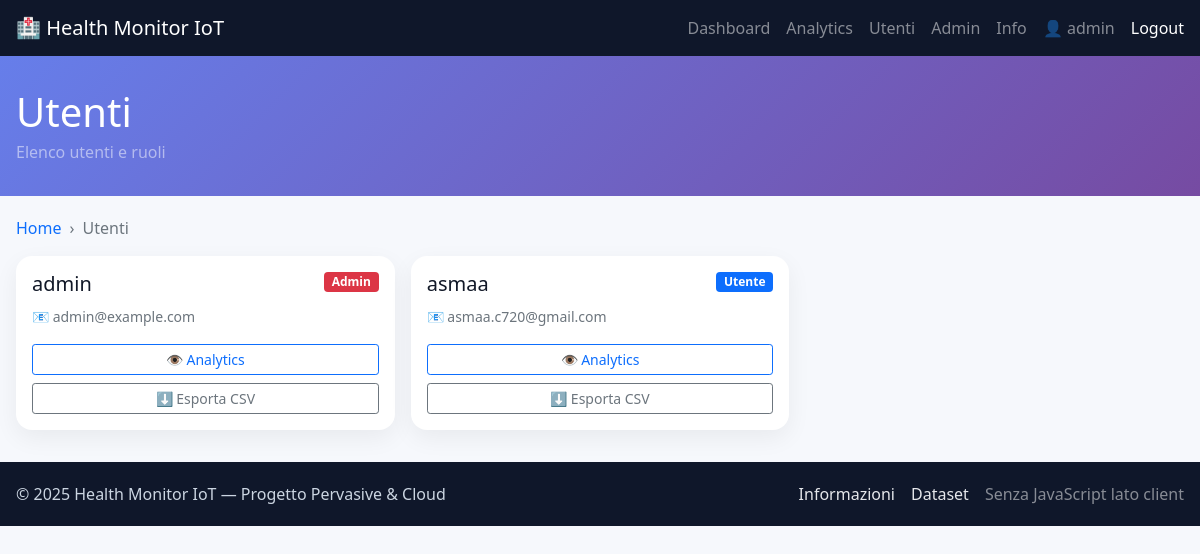
The app's page /users (signed in) with its own data.
### tables this page shows
CREATE TABLE users(
            id INTEGER PRIMARY KEY AUTOINCREMENT,
            username TEXT UNIQUE,
            email TEXT,
            password_hash TEXT,
            role TEXT DEFAULT 'user',
            created_at TIMESTAMP DEFAULT CURRENT_TIMESTAMP
        );

### app.py (the view, shortened to what this page needs)
@app.route('/users')
@login_required
def users_page():
    if current_user.is_admin():
        users = all_users()
    return render_template('users.html', users=users)

### app.py (called while the page is built)
@login_manager.user_loader
def load_user(user_id):
    row = query_one('SELECT * FROM users WHERE id=?', (user_id,))
    if not row:
        return None
    return User(row['id'], row['username'], row['email'], row['role'])

### auth.py (called while the page is built)
def all_users():
    return query_all('SELECT id, username, email, role, created_at FROM users ORDER BY username')

    def is_admin(self):
        return (self.role or '').lower() == 'admin'

### db.py (called while the page is built)
@contextmanager
def get_conn():
    con = sqlite3.connect(config.DATABASE_URL, check_same_thread=False)
    try:
        yield con
    finally:
        con.close()

def query_all(sql, params=()):
    with get_conn() as con:
        cur = con.cursor()
        cur.execute(sql, params)
        rows = cur.fetchall()
        cols = [d[0] for d in cur.description]
        return [dict(zip(cols, r)) for r in rows]

def query_one(sql, params=()):
    rows = query_all(sql, params)
    return rows[0] if rows else None

### templates/users.html
{% extends 'base.html' %}
{% set title = 'Utenti' %}
{% set subtitle = 'Elenco utenti e ruoli' %}
{% block content %}
<div class="page-wrap">
  <nav aria-label="breadcrumb" class="mb-3">
    <ol class="breadcrumb"><li class="breadcrumb-item"><a href="/">Home</a></li><li class="breadcrumb-item active">Utenti</li></ol>
  </nav>
  {% if users and users|length > 0 %}
  <div class="row g-3">
    {% for u in users %}
    {% set name = u.username or u['username'] %}
    {% set email = u.email or u['email'] %}
    {% set role = (u.role if u.role is defined else u['role']) or 'user' %}
    <div class="col-md-4">
      <div class="card h-100">
        <div class="card-body">
          <div class="d-flex justify-content-between align-items-start">
            <h5 class="card-title mb-0">{{ name }}</h5>
            {% if role|lower == 'admin' %}
              <span class="badge bg-danger">Admin</span>
            {% else %}
              <span class="badge bg-primary">Utente</span>
            {% endif %}
          </div>
          <p class="card-text mt-2"><small class="text-muted">📧 {{ email }}</small></p>
          <div class="d-grid gap-2">
            <a href="/analytics?user_id={{ name }}" class="btn btn-outline-primary btn-sm">👁️ Analytics</a>
            <a href="/admin/export_user_csv?username={{ name }}" class="btn btn-outline-secondary btn-sm">⬇️ Esporta CSV</a>
          </div>
        </div>
      </div>
    </div>
    {% endfor %}
  </div>
  {% else %}
    <div class="empty">Nessun utente disponibile.</div>
  {% endif %}
</div>
{% endblock %}

### templates/base.html (shortened to what this page needs)
<!doctype html>
<html lang="it">
<head>
  <link href="https://cdn.jsdelivr.net/npm/bootstrap@5.1.3/dist/css/bootstrap.min.css" rel="stylesheet">
</head>
<body>
  <nav class="navbar navbar-dark">
    <div class="container-fluid page-wrap">
      <a class="navbar-brand fw-semibold" href="/">🏥 Health Monitor IoT</a>
      <div class="d-flex align-items-center gap-3">
        <a class="text-white-50" href="/dashboard">Dashboard</a>
        <a class="text-white-50" href="/analytics">Analytics</a>
        <a class="text-white-50" href="/users">Utenti</a>
        <a class="text-white-50" href="/admin">Admin</a>
        <a class="text-white-50" href="/about">Info</a>
        {% if current_user.is_authenticated %}
          <span class="text-white-50">👤 {{ current_user.username }}</span>
          <a class="text-white" href="/logout">Logout</a>
        {% else %}
          <a class="text-white" href="/login">Login</a>
        {% endif %}
      </div>
    </div>
  </nav>
  {% if title %}
  <div class="hero">
    <div class="page-wrap">
      <h1 class="mb-1">{{ title }}</h1>
      {% if subtitle %}<p class="mb-0 text-white-50">{{ subtitle }}</p>{% endif %}
    </div>
  </div>
  {% endif %}
  {% block content %}{% endblock %}
  <footer>
    <div class="page-wrap d-flex justify-content-between flex-wrap gap-2">
      <div>© {{ 2025 }} Health Monitor IoT — Progetto Pervasive & Cloud</div>
      <div class="d-flex gap-3">
        <a href="/about">Informazioni</a>
        <a href="https://www.esense.io/datasets/fatigueset/" target="_blank" rel="noreferrer">Dataset</a>
        <span class="text-white-50">Senza JavaScript lato client</span>
      </div>
    </div>
  </footer>
</body>
</html>

### templates/base.html (style rules this page uses)
:root { --brand:#764ba2; --brand2:#667eea; }
body { background: #f6f8fc; color: #111827; }
a { text-decoration: none; }
.navbar-dark { background: #0f172a !important; }
.hero { background: linear-gradient(135deg, #667eea 0%, #764ba2 100%); color: white; padding: 2rem 0; margin-bottom: 1.25rem; }
.page-wrap { max-width: 1200px; margin: 0 auto; padding: 0 16px; }
.card { border: none; border-radius: 1rem; box-shadow: 0 8px 24px rgba(0,0,0,0.06); }
footer { margin-top: 2rem; padding: 1.25rem 0; background: #0f172a; color: #cbd5e1; }
footer a { color: #e5e7eb; }
.breadcrumb { --bs-breadcrumb-divider: '›'; }

### records on screen
users: username "admin", role "Admin", email "admin@example.com"
users: username "asmaa", role "Utente", email "asmaa.c720@gmail.com"

### other values on screen
{{ title }} "Utenti"
{{ subtitle }} "Elenco utenti e ruoli"
{{ 2025 }} "2025"
